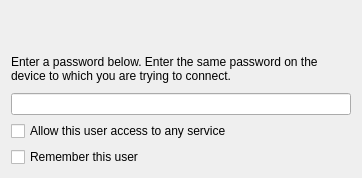
<?xml version="1.0" encoding="UTF-8"?>
<ui version="4.0">
 <class>pairingDialog</class>
 <widget class="QWidget" name="pairingDialog">
  <property name="geometry">
   <rect>
    <x>0</x>
    <y>0</y>
    <width>362</width>
    <height>151</height>
   </rect>
  </property>
  <layout class="QVBoxLayout" name="verticalLayout_2">
   <item>
    <layout class="QVBoxLayout" name="verticalLayout">
     <item>
      <widget class="QLabel" name="descriptionLabel">
       <property name="text">
        <string/>
       </property>
       <property name="wordWrap">
        <bool>true</bool>
       </property>
      </widget>
     </item>
     <item>
      <widget class="QLabel" name="label">
       <property name="sizePolicy">
        <sizepolicy hsizetype="Preferred" vsizetype="Minimum">
         <horstretch>0</horstretch>
         <verstretch>0</verstretch>
        </sizepolicy>
       </property>
       <property name="maximumSize">
        <size>
         <width>800</width>
         <height>16777215</height>
        </size>
       </property>
       <property name="text">
        <string>Enter a password below. Enter the same password on the device to which you are trying to connect.</string>
       </property>
       <property name="textFormat">
        <enum>Qt::RichText</enum>
       </property>
       <property name="scaledContents">
        <bool>false</bool>
       </property>
       <property name="wordWrap">
        <bool>true</bool>
       </property>
      </widget>
     </item>
     <item>
      <widget class="KLineEdit" name="password">
       <property name="passwordMode">
        <bool>true</bool>
       </property>
      </widget>
     </item>
     <item>
      <widget class="QCheckBox" name="allServicesCheckbox">
       <property name="text">
        <string>Allow this user access to any service</string>
       </property>
      </widget>
     </item>
     <item>
      <widget class="QCheckBox" name="persistentCheckbox">
       <property name="text">
        <string>Remember this user</string>
       </property>
      </widget>
     </item>
    </layout>
   </item>
  </layout>
 </widget>
 <customwidgets>
  <customwidget>
   <class>KLineEdit</class>
   <extends>QLineEdit</extends>
   <header>klineedit.h</header>
  </customwidget>
 </customwidgets>
 <resources/>
 <connections/>
</ui>
